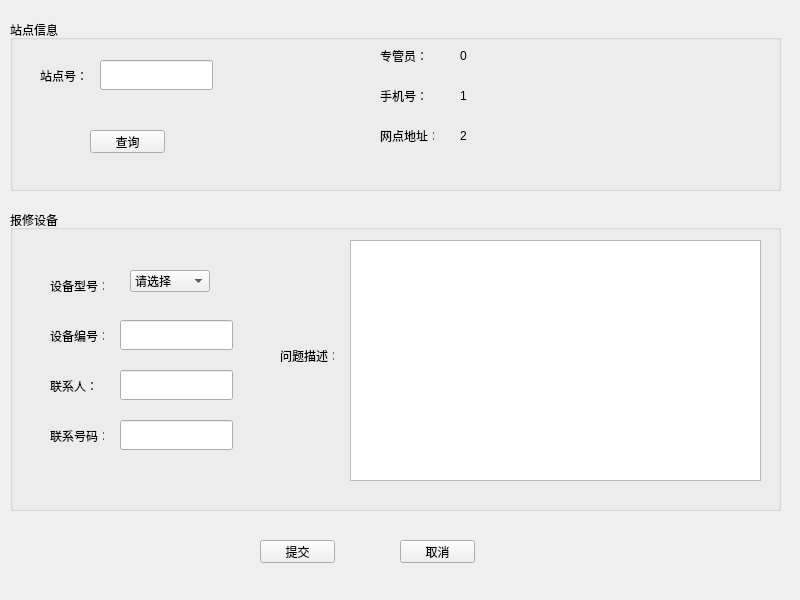
<?xml version="1.0" encoding="UTF-8"?>
<ui version="4.0">
 <class>Maintenance</class>
 <widget class="QWidget" name="Maintenance">
  <property name="geometry">
   <rect>
    <x>0</x>
    <y>0</y>
    <width>800</width>
    <height>600</height>
   </rect>
  </property>
  <property name="windowTitle">
   <string>Form</string>
  </property>
  <widget class="QGroupBox" name="groupBox">
   <property name="geometry">
    <rect>
     <x>10</x>
     <y>20</y>
     <width>771</width>
     <height>171</height>
    </rect>
   </property>
   <property name="title">
    <string>站点信息</string>
   </property>
   <widget class="QLineEdit" name="lineEdit1">
    <property name="geometry">
     <rect>
      <x>90</x>
      <y>40</y>
      <width>113</width>
      <height>30</height>
     </rect>
    </property>
   </widget>
   <widget class="QLabel" name="label">
    <property name="geometry">
     <rect>
      <x>30</x>
      <y>50</y>
      <width>54</width>
      <height>12</height>
     </rect>
    </property>
    <property name="text">
     <string>站点号：</string>
    </property>
   </widget>
   <widget class="QPushButton" name="pushButton">
    <property name="geometry">
     <rect>
      <x>80</x>
      <y>110</y>
      <width>75</width>
      <height>23</height>
     </rect>
    </property>
    <property name="text">
     <string>查询</string>
    </property>
   </widget>
   <widget class="QLabel" name="label_2">
    <property name="geometry">
     <rect>
      <x>370</x>
      <y>30</y>
      <width>54</width>
      <height>12</height>
     </rect>
    </property>
    <property name="text">
     <string>专管员：</string>
    </property>
   </widget>
   <widget class="QLabel" name="label_3">
    <property name="geometry">
     <rect>
      <x>370</x>
      <y>70</y>
      <width>54</width>
      <height>12</height>
     </rect>
    </property>
    <property name="text">
     <string>手机号：</string>
    </property>
   </widget>
   <widget class="QLabel" name="label_4">
    <property name="geometry">
     <rect>
      <x>370</x>
      <y>110</y>
      <width>54</width>
      <height>12</height>
     </rect>
    </property>
    <property name="text">
     <string>网点地址：</string>
    </property>
   </widget>
   <widget class="QLabel" name="label_10">
    <property name="geometry">
     <rect>
      <x>450</x>
      <y>30</y>
      <width>54</width>
      <height>12</height>
     </rect>
    </property>
    <property name="text">
     <string>0</string>
    </property>
   </widget>
   <widget class="QLabel" name="label_11">
    <property name="geometry">
     <rect>
      <x>450</x>
      <y>70</y>
      <width>54</width>
      <height>12</height>
     </rect>
    </property>
    <property name="text">
     <string>1</string>
    </property>
   </widget>
   <widget class="QLabel" name="label_12">
    <property name="geometry">
     <rect>
      <x>450</x>
      <y>110</y>
      <width>54</width>
      <height>12</height>
     </rect>
    </property>
    <property name="text">
     <string>2</string>
    </property>
   </widget>
  </widget>
  <widget class="QGroupBox" name="groupBox_2">
   <property name="geometry">
    <rect>
     <x>10</x>
     <y>210</y>
     <width>771</width>
     <height>301</height>
    </rect>
   </property>
   <property name="title">
    <string>报修设备</string>
   </property>
   <widget class="QComboBox" name="comboBox">
    <property name="geometry">
     <rect>
      <x>120</x>
      <y>60</y>
      <width>80</width>
      <height>22</height>
     </rect>
    </property>
    <item>
     <property name="text">
      <string>请选择</string>
     </property>
    </item>
    <item>
     <property name="text">
      <string>TPT-IU</string>
     </property>
    </item>
    <item>
     <property name="text">
      <string>CP8608</string>
     </property>
    </item>
    <item>
     <property name="text">
      <string>CP8609</string>
     </property>
    </item>
    <item>
     <property name="text">
      <string>TPT-II-61-06</string>
     </property>
    </item>
    <item>
     <property name="text">
      <string>TPT-II-61-01</string>
     </property>
    </item>
    <item>
     <property name="text">
      <string>其它</string>
     </property>
    </item>
   </widget>
   <widget class="QLabel" name="label_5">
    <property name="geometry">
     <rect>
      <x>40</x>
      <y>70</y>
      <width>54</width>
      <height>12</height>
     </rect>
    </property>
    <property name="text">
     <string>设备型号：</string>
    </property>
   </widget>
   <widget class="QLabel" name="label_6">
    <property name="geometry">
     <rect>
      <x>40</x>
      <y>120</y>
      <width>54</width>
      <height>12</height>
     </rect>
    </property>
    <property name="text">
     <string>设备编号：</string>
    </property>
   </widget>
   <widget class="QLabel" name="label_7">
    <property name="geometry">
     <rect>
      <x>40</x>
      <y>220</y>
      <width>54</width>
      <height>12</height>
     </rect>
    </property>
    <property name="text">
     <string>联系号码：</string>
    </property>
   </widget>
   <widget class="QLabel" name="label_8">
    <property name="geometry">
     <rect>
      <x>40</x>
      <y>170</y>
      <width>54</width>
      <height>12</height>
     </rect>
    </property>
    <property name="text">
     <string>联系人：</string>
    </property>
   </widget>
   <widget class="QLabel" name="label_9">
    <property name="geometry">
     <rect>
      <x>270</x>
      <y>140</y>
      <width>54</width>
      <height>12</height>
     </rect>
    </property>
    <property name="text">
     <string>问题描述：</string>
    </property>
   </widget>
   <widget class="QTextEdit" name="textEdit">
    <property name="geometry">
     <rect>
      <x>340</x>
      <y>30</y>
      <width>411</width>
      <height>241</height>
     </rect>
    </property>
   </widget>
   <widget class="QLineEdit" name="lineEdit2">
    <property name="geometry">
     <rect>
      <x>110</x>
      <y>110</y>
      <width>113</width>
      <height>30</height>
     </rect>
    </property>
   </widget>
   <widget class="QLineEdit" name="lineEdit3">
    <property name="geometry">
     <rect>
      <x>110</x>
      <y>160</y>
      <width>113</width>
      <height>30</height>
     </rect>
    </property>
   </widget>
   <widget class="QLineEdit" name="lineEdit4">
    <property name="geometry">
     <rect>
      <x>110</x>
      <y>210</y>
      <width>113</width>
      <height>30</height>
     </rect>
    </property>
   </widget>
   <zorder>comboBox</zorder>
   <zorder>label_5</zorder>
   <zorder>label_6</zorder>
   <zorder>label_7</zorder>
   <zorder>label_8</zorder>
   <zorder>label_9</zorder>
   <zorder>textEdit</zorder>
   <zorder>lineEdit2</zorder>
   <zorder>lineEdit3</zorder>
   <zorder>lineEdit4</zorder>
   <zorder>groupBox</zorder>
  </widget>
  <widget class="QPushButton" name="pushButton_2">
   <property name="geometry">
    <rect>
     <x>260</x>
     <y>540</y>
     <width>75</width>
     <height>23</height>
    </rect>
   </property>
   <property name="text">
    <string>提交</string>
   </property>
  </widget>
  <widget class="QPushButton" name="pushButton_3">
   <property name="geometry">
    <rect>
     <x>400</x>
     <y>540</y>
     <width>75</width>
     <height>23</height>
    </rect>
   </property>
   <property name="text">
    <string>取消</string>
   </property>
  </widget>
 </widget>
 <resources/>
 <connections/>
</ui>
